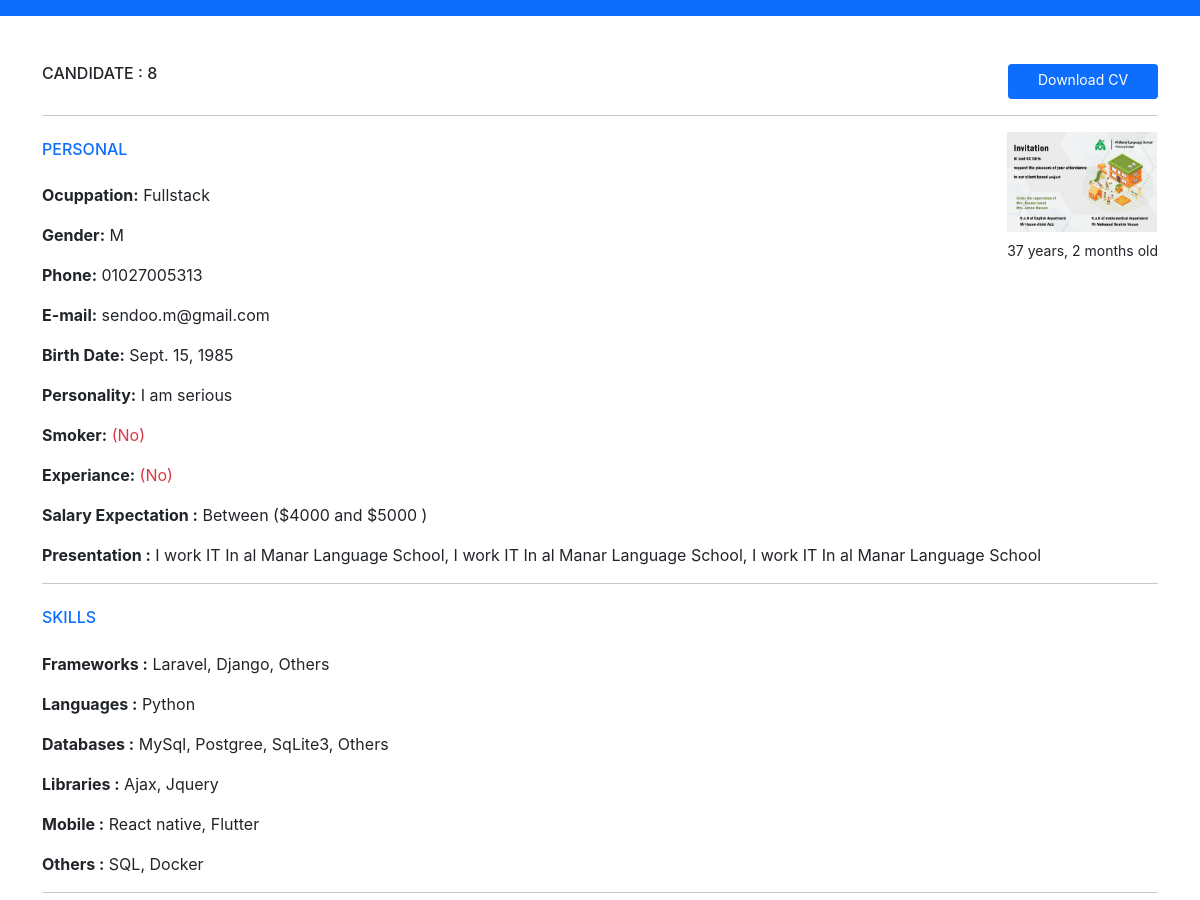
Page /8/ (signed in, upper part) on the earlier database version.
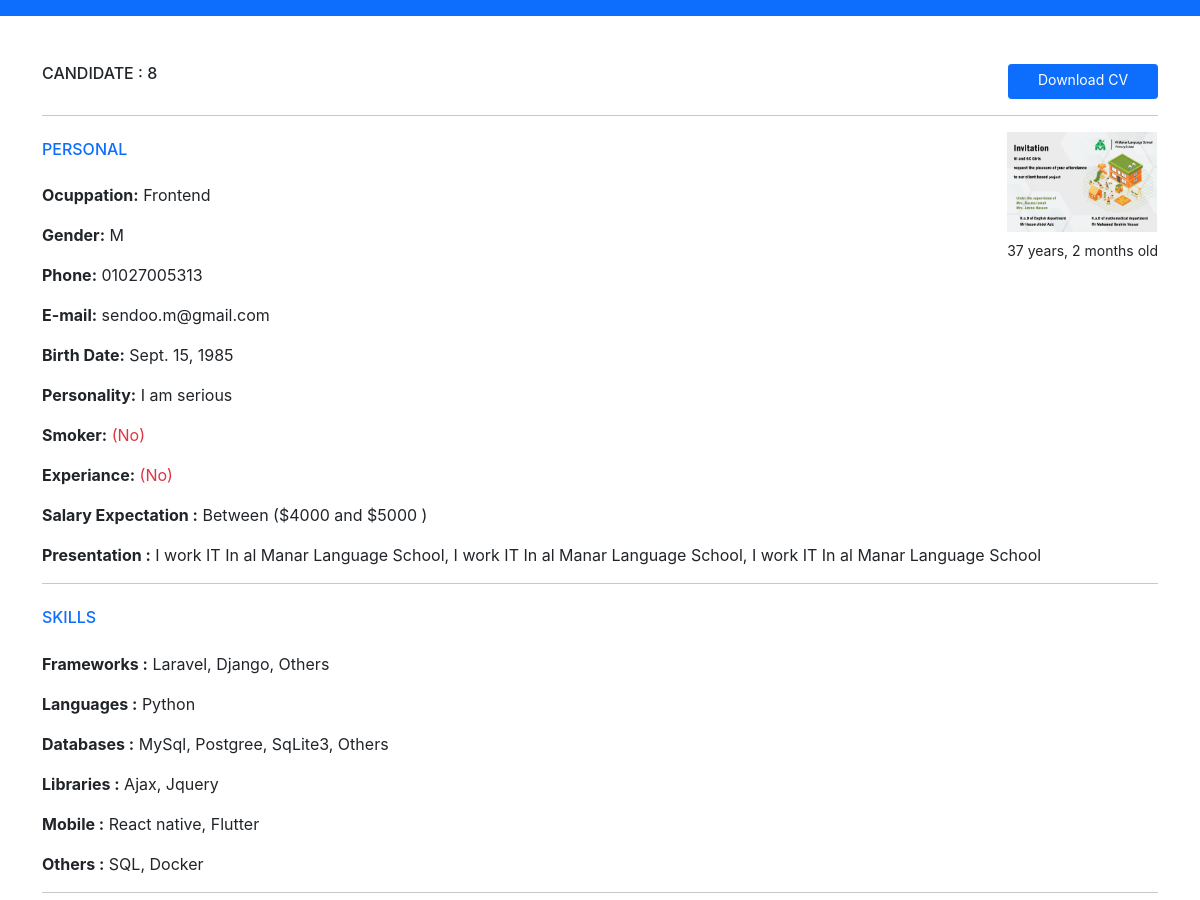
Same page on the later database version.
### App/views.py (the view)
# urls.py: path('<int:id>/', views.candidate, name='candidate'),
@login_required(login_url="login")
@cache_control(no_cache=True, must_revalidate=True, no_store=True)
def candidate(request, id):
    candidate        = Candidate.objects.get(pk = id)
    return render(request, 'candidate.html', {'candidate': candidate})

### templates/candidate.html (shortened to what this page needs)
{% extends 'base.html' %}
{% block navbar %}
    {% if candidate.gender == 'F' %}
        bg-danger
    {% else %}
        bg-primary
    {% endif %}
{% endblock navbar %}
{% block content %}
<div class="container mt-5">
    <div class="d-flex justify-content-between">
        <h6 class="mb-3">CANDIDATE : {{ candidate.id }}</h6>
        <a class="btn {% if candidate.gender == 'F' %} btn-danger {% else %} btn-primary {% endif %} btn-sm border-ligth"
        href="{{ candidate.file.url }}"
        style="width: 150px;">Download CV</a>
    </div>
    <hr>
    <div class="float-end" >
        <img src="{{ candidate.image.url }}" class="img-fluid img-thumbnil" width="150" height="150">
        <div class="text-center mt-2"style="font-size: 14px; " > {{ candidate.birth|timesince}} old</div>
    </div>
    <h6 class="text-primary mb-4 mt-4">PERSONAL</h6>
    {% if candidate.job == 'FRA-22' %}
        <p><strong>Ocuppation:</strong>  Frontend</p>
    {% elif candidate.job == 'BKA-15' %}
        <p><strong>Ocuppation:</strong>  Backend</p>
    {% else %}
        <p><strong>Ocuppation:</strong>  Fullstack</p>
    {% endif %}
    <p><strong>Gender:</strong>  {{ candidate.gender }} </p>
    <p><strong>Phone:</strong>  {{ candidate.phone }} </p>
    <p><strong>E-mail:</strong>  {{ candidate.email }} </p>
    <p><strong>Birth Date:</strong>  {{ candidate.birth }} </p>
    <p><strong>Personality:</strong>  {{ candidate.personality }} </p>
    {% if candidate.smoker == 'Yes' %}
        <p><strong>Smoker:</strong>  (Yes)</p>
    {% else %}
        <p><strong>Smoker:</strong><span class="text-danger">  (No)</span></p>
    {% endif %}
    {% if candidate.experiance == True %}
        <p><strong>Experiance:</strong><span class="text-primary">  (Yes)</span></p>
    {% else %}
        <p><strong>Experiance:</strong><span class="text-danger">  (No)</span></p>
    {% endif %}
    <p><strong>Salary Expectation :</strong>  {{ candidate.salary }} </p>
    <p><strong>Presentation :</strong>  {{ candidate.message }} </p>
    <hr>
    <h6 class="text-primary mb-4 mt-4">SKILLS</h6>
    <p><strong>Frameworks :</strong>  {{ candidate.frameworks }} </p>
    <p><strong>Languages :</strong>  {{ candidate.languages }} </p>
    <p><strong>Databases :</strong>  {{ candidate.databases }} </p>
    <p><strong>Libraries :</strong>  {{ candidate.libraries }} </p>
    <p><strong>Mobile :</strong>  {{ candidate.mobile }} </p>
    <p><strong>Others :</strong>  {{ candidate.others }} </p>
    <hr>
</div>
<br>
<br>
<br>
<br>
{% endblock content %}

Differences in the rows shown:
changed Candidate "sendoo.m@gmail.com": job "FR-222" → "FRA-22" (drawn)
Other differences:
text no longer shown: "Fullstack"
text now shown: "Frontend"
